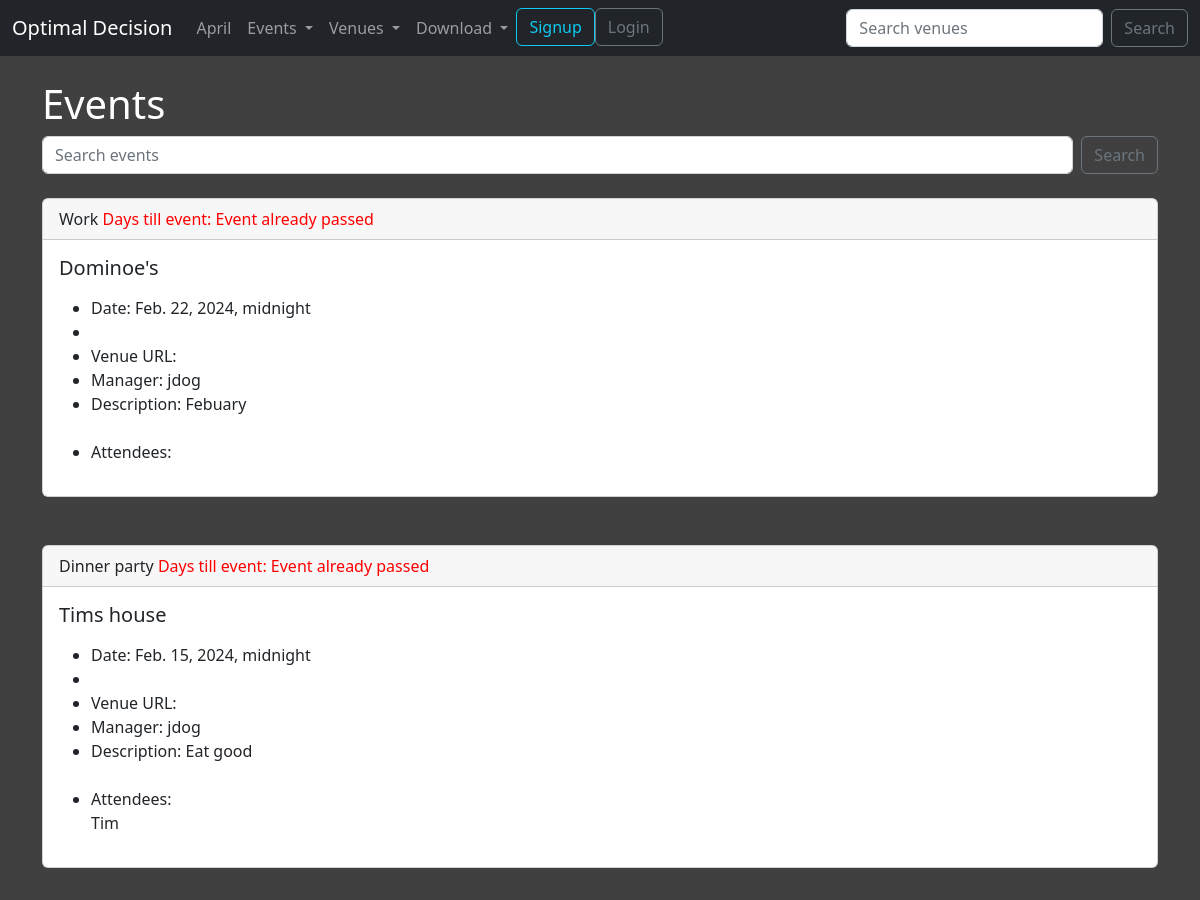
/events/ (upper part), run on an earlier commit of the app's database.
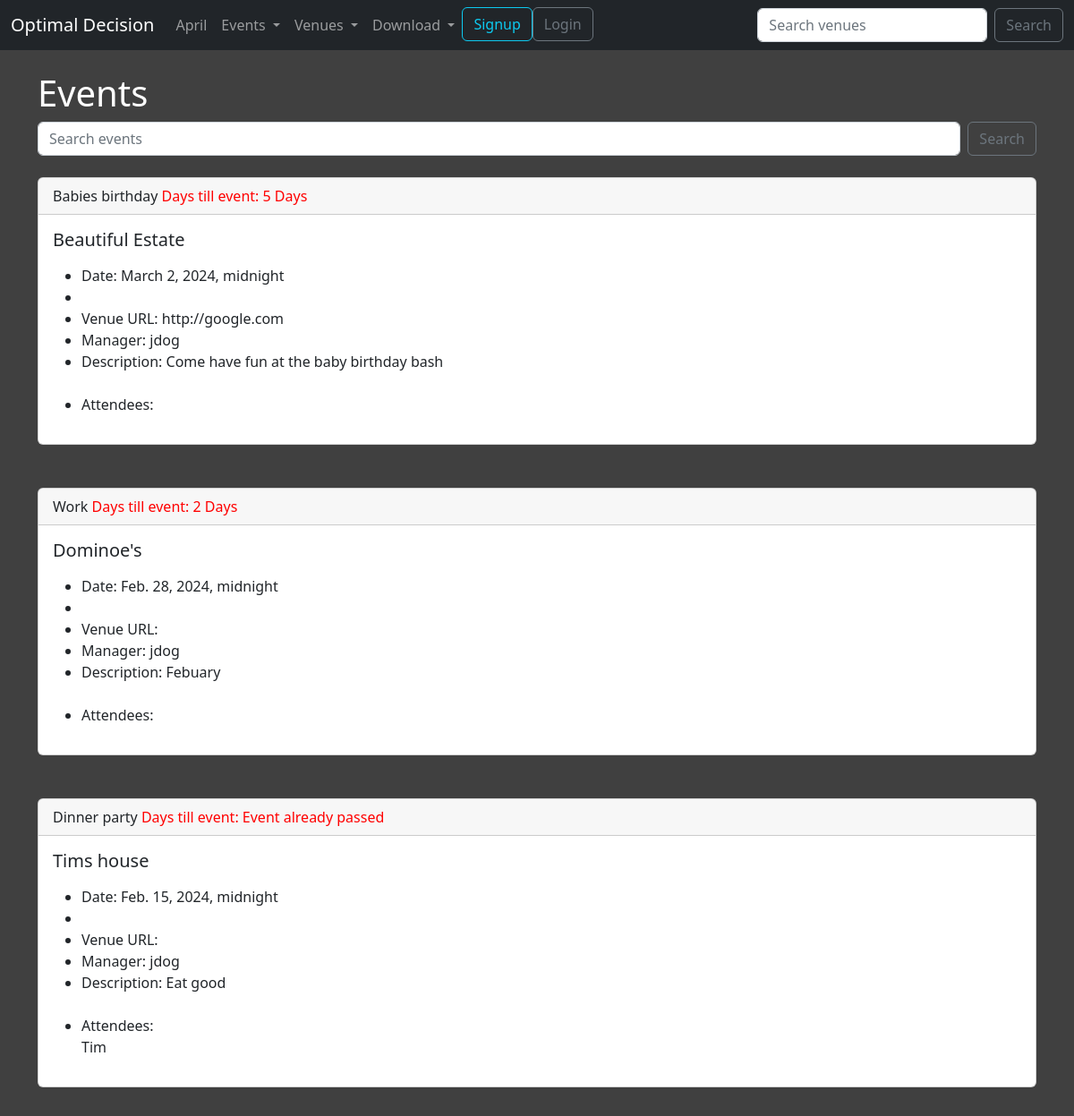
And on a later commit of the database.
### events/models.py (models this page shows)
class Event(models.Model):
    name = models.CharField('Event Name', max_length=120)
    event_date = models.DateTimeField('Event Date')
    venue = models.ForeignKey(Venue, blank=True, null=True, on_delete=models.CASCADE)
    manager = models.ForeignKey(User, related_name='manager', blank=True, null=True, on_delete=models.SET_NULL)
    description = models.TextField(blank=True)
    attendees = models.ManyToManyField(User, related_name='attendee', blank=True)
    def __str__(self):
        return self.name
    @property
    def days_till(self):
        today = date.today()
        days_till = self.event_date.date() - today
        days_till_stripped = str(days_till).strip(',')[0]
        if self.event_date.date() < today:
            return 'Event already passed'
        else:
            return f'{days_till_stripped} Days'

class Venue(models.Model):
    name = models.CharField('Event Name', max_length=120)
    address = models.CharField('Address', max_length=300)
    zip_code = models.CharField('Zip Code', max_length=10)
    phone = models.CharField('Contact Phone', blank=True, max_length=25)
    web = models.URLField('Website Address', blank=True)
    email_address = models.EmailField('Email Address', blank=True)
    owner = models.IntegerField('Venue Owner', blank=False, default=1)
    venue_image = models.ImageField(blank=True, null=True, upload_to='images/')
    def __str__(self):
        return self.name

### events/views.py (the view)
# urls.py: path('events/', views.all_events, name='events_list'),
def all_events(request):
    event_list = Event.objects.all().order_by('-event_date')
    return render(request, 'events/events_list.html',
            {'event_list': event_list})

### events/templates/events/events_list.html (shortened to what this page needs)
{% extends 'events/base.html' %}
{% block content %}
<h1>Events</h1>
<form class="d-flex" method='POST' role="search" action='{% url "search_events" %}'>
<input class="form-control me-2" type="search" placeholder="Search events" aria-label="Search" name="searched">
<button class="btn btn-outline-secondary" type="submit">Search</button>
</form>
<br/>
{% for event in event_list %}
<div class="card">
  <div class="card-header">
      <span>{{ event }} <span class='ms-auto' style='color: red;'>Days till event: {{event.days_till }}</span></span>
  </div>
  <div class="card-body">
    <h5 class="card-title">{{ event.venue }}</h5>
    <p class="card-text">
        <ul>
            <li>Date: {{ event.event_date }} </li>
            <li></li>
            <li>Venue URL: {{ event.venue.web }} </li>
            <li> Manager: {{ event.manager }} </li>
            <li>Description: {{ event.description }} </li>
            <br/>
            <li>Attendees:</li>
            {% for attendee in event.attendees.all %}
            {{ attendee }}<br/>
            {% endfor %}
        </ul>
    </p>
  </div>
</div>
<br/>
<br/>
{% endfor %}
{% endblock content %}

### events/templates/events/base.html (shortened to what this page needs)
<!doctype html>
<html lang="en">
  <head>
    <link href="https://cdn.jsdelivr.net/npm/bootstrap@5.2.2/dist/css/bootstrap.min.css" rel="stylesheet">
      </head>
  <body>
      {% include 'events/navbar.html' %}
    <br/>
    <div class='container'>
        {% block content %}
        {% endblock content %}
    </div>
  </body>
</html>

### events/templates/events/navbar.html (shortened to what this page needs)
<nav class="navbar navbar-expand-lg navbar-dark  bg-dark">
  <div class="container-fluid">
      <a class="navbar-brand" href="{% url 'home' %}">Optimal Decision</a>
    <div class="collapse navbar-collapse" id="navbarSupportedContent">
      <ul class="navbar-nav me-auto mb-2 mb-lg-0">
        <li class="nav-item">
            <a class="nav-link" href="{% url 'home' '2023' 'april' %}">April</a>
        </li>
        <li class="nav-item dropdown">
            <a class="nav-link dropdown-toggle" href="{% url 'events_list' %}" role="button" data-bs-toggle="dropdown" aria-expanded="false">
            Events
          </a>
        </li>
        <li class="nav-item dropdown">
          <a class="nav-link dropdown-toggle" href="{% url 'list_venues' %}" role="button" data-bs-toggle="dropdown" aria-expanded="false">
            Venues
          </a>
        </li>
        <li class="nav-item dropdown">
            <a class="nav-link dropdown-toggle" href="{% url 'events_list' %}" role="button" data-bs-toggle="dropdown" aria-expanded="false">
            Download
          </a>
        </li>
        {% if user.is_authenticated %}
        <li class="nav-item">
            <a class="btn btn-outline-danger" href="{% url 'logout_user' %}">Logout</a>
        </li>
        {% else %}
        <li class="nav-item">
            <a class="btn btn-outline-info" href="{% url 'register_user' %}">Signup</a>
        </li>
        <li class="nav-item">
            <a class="btn btn-outline-secondary" href="{% url 'login_user' %}">Login</a>
        </li>
        {% endif %}
      </ul>
      <form class="d-flex" method='POST' role="search" action='{% url "search_venues" %}'>
        <input class="form-control me-2" type="search" placeholder="Search venues" aria-label="Search" name="searched">
        <button class="btn btn-outline-secondary" type="submit">Search</button>
      </form>
    </div>
  </div>
</nav>

### events/templates/events/base.html (style rules this page uses)
body { background: #404040; }
h1, h2, h3, p, a tr, th, td { color: white; }

What changed in the data, as far as the page shows it:
added Event: name "Babies birthday", days_till "5 Days", venue "Beautiful Estate", event_date "March 2, 2024, midnight", venue.web "http://google.com", manager "jdog", description "Come have fun at the baby birthday bash"
changed Event "Work": days_till "Event already passed" → "2 Days"; event_date "Feb. 22, 2024, midnight" → "Feb. 28, 2024, midnight"
